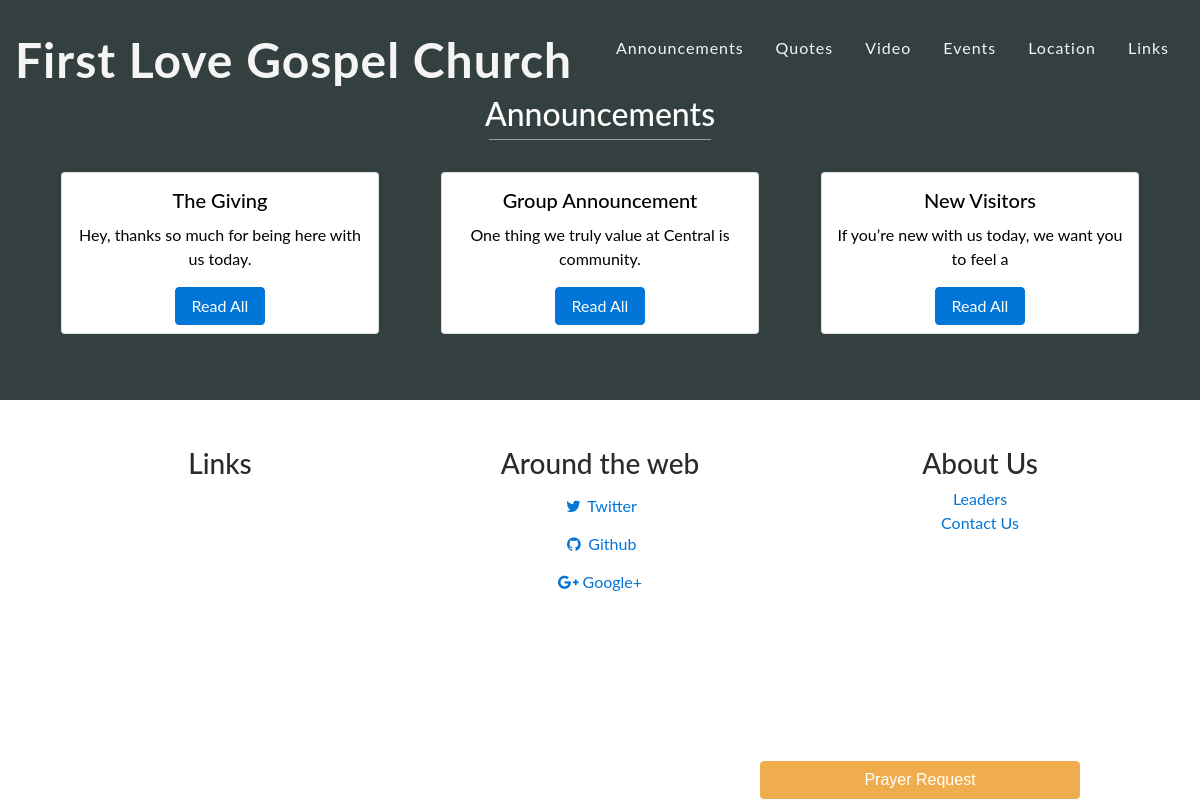
The page /?l=an_all on the database its author committed.
### tables this page shows
CREATE TABLE `announcement` (
  `a_id` int(11) NOT NULL,
  `headline` varchar(100) NOT NULL,
  `file` varchar(250) NOT NULL,
  `date_added` timestamp NOT NULL DEFAULT CURRENT_TIMESTAMP ON UPDATE CURRENT_TIMESTAMP
);

### views/an_all.php (the view, shortened to what this page needs)
<section id="announcements">
            <div class="container">
				<h2 class="text-center">Announcements</h2><hr>
				<div class="row text-center">
				<?php
				$sql = "SELECT * FROM announcement ORDER BY a_id DESC";
											$result = $connect->query($sql);
											if ($result->num_rows > 0) {
												while($row = $result->fetch_assoc()) {
													$fileName= $row["file"];
													$file= fopen($fileName, 'r');
													$content= fread($file, 50);
				?>
						  <div class="col-sm-4">
							<div class="card">
							  <div class="card-body">
								<h5 class="card-title" style='text-transform: capitalize'><?php echo $row["headline"]; ?></h5>
								<p class="card-text"><?php echo trim($content); ?></p>
								<a data-toggle='modal' data-target='#<?php echo $row["a_id"]; ?>' class="btn btn-primary" style="color: white;">Read All</a>
							  </div>
							</div>
						  </div>
							<?php
												}
											}else{
												echo '<tr><th colspan="5" scope="row" class="text-center">No Announcements</th></tr>';
											}
										?>
						</div>
            </div>
</section>

### css/style.css (style rules this page uses)
* { margin: 0; padding: 0; }
html, body { height: 100%; }
body { font-family: montserrat, lato; }
section { padding-top: 7rem; padding-bottom: 2rem; width: 100%; min-height: 100%; }
.card { margin: 1rem; padding: 0.5rem; }
.card-title { margin-top: 0.5rem; }
#announcements, #cover, #sermons, #devotion, #articles { width: 100% }
#announcements { background-color: #344040; min-height: 50%; padding-top: 6rem; padding-bottom: 3rem; color: white; }
hr { border-top: 1px solid rgba(255,255,255, 0.5); width: 20%; margin: 1rem auto; margin-top: 0.2rem; }
.card { color: black; }

### rows shown on the page
announcement: headline "The Giving", content "Hey, thanks so much for being here with us today."
announcement: headline "Group Announcement", content "One thing we truly value at Central is community."
announcement: headline "New Visitors", content "If you’re new with us today, we want you to feel a"
